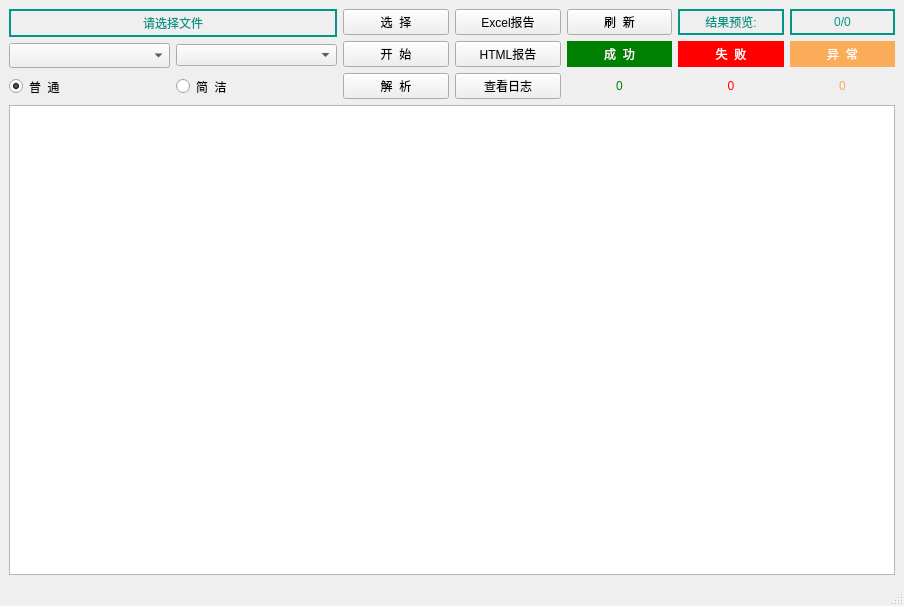
<?xml version="1.0" encoding="UTF-8"?>
<ui version="4.0">
 <class>MainWindow</class>
 <widget class="QMainWindow" name="MainWindow">
  <property name="geometry">
   <rect>
    <x>0</x>
    <y>0</y>
    <width>904</width>
    <height>606</height>
   </rect>
  </property>
  <property name="minimumSize">
   <size>
    <width>880</width>
    <height>600</height>
   </size>
  </property>
  <property name="windowTitle">
   <string>MainWindow</string>
  </property>
  <property name="styleSheet">
   <string notr="true">font: 57 11pt &quot;MiSans Medium&quot;;</string>
  </property>
  <widget class="QWidget" name="centralwidget">
   <layout class="QGridLayout" name="gridLayout_4">
    <item row="0" column="0">
     <layout class="QHBoxLayout" name="horizontalLayout" stretch="3,2,3">
      <item>
       <layout class="QGridLayout" name="gridLayout">
        <item row="6" column="1">
         <widget class="QRadioButton" name="model2">
          <property name="minimumSize">
           <size>
            <width>0</width>
            <height>25</height>
           </size>
          </property>
          <property name="styleSheet">
           <string notr="true"/>
          </property>
          <property name="text">
           <string>简  洁</string>
          </property>
         </widget>
        </item>
        <item row="6" column="0">
         <widget class="QRadioButton" name="model1">
          <property name="minimumSize">
           <size>
            <width>0</width>
            <height>25</height>
           </size>
          </property>
          <property name="styleSheet">
           <string notr="true"/>
          </property>
          <property name="text">
           <string>普  通</string>
          </property>
          <property name="checked">
           <bool>true</bool>
          </property>
         </widget>
        </item>
        <item row="2" column="0">
         <widget class="QComboBox" name="qSheetName">
          <property name="minimumSize">
           <size>
            <width>0</width>
            <height>25</height>
           </size>
          </property>
          <property name="maximumSize">
           <size>
            <width>16777215</width>
            <height>16777215</height>
           </size>
          </property>
          <property name="styleSheet">
           <string notr="true"/>
          </property>
          <property name="currentText">
           <string/>
          </property>
         </widget>
        </item>
        <item row="2" column="1">
         <widget class="QComboBox" name="label"/>
        </item>
        <item row="0" column="0" colspan="2">
         <widget class="QLabel" name="fileName">
          <property name="styleSheet">
           <string notr="true">border:2px solid #009688;
color: #009688</string>
          </property>
          <property name="text">
           <string>请选择文件</string>
          </property>
          <property name="alignment">
           <set>Qt::AlignCenter</set>
          </property>
         </widget>
        </item>
       </layout>
      </item>
      <item>
       <layout class="QGridLayout" name="gridLayout_2">
        <item row="1" column="1">
         <widget class="QPushButton" name="html">
          <property name="minimumSize">
           <size>
            <width>0</width>
            <height>25</height>
           </size>
          </property>
          <property name="maximumSize">
           <size>
            <width>16777215</width>
            <height>16777215</height>
           </size>
          </property>
          <property name="styleSheet">
           <string notr="true"/>
          </property>
          <property name="text">
           <string>HTML报告</string>
          </property>
          <property name="checkable">
           <bool>false</bool>
          </property>
         </widget>
        </item>
        <item row="1" column="0">
         <widget class="QPushButton" name="debug">
          <property name="minimumSize">
           <size>
            <width>105</width>
            <height>25</height>
           </size>
          </property>
          <property name="maximumSize">
           <size>
            <width>16777215</width>
            <height>16777215</height>
           </size>
          </property>
          <property name="styleSheet">
           <string notr="true"/>
          </property>
          <property name="text">
           <string>开  始</string>
          </property>
         </widget>
        </item>
        <item row="2" column="1">
         <widget class="QPushButton" name="dtailLog">
          <property name="minimumSize">
           <size>
            <width>0</width>
            <height>25</height>
           </size>
          </property>
          <property name="maximumSize">
           <size>
            <width>16777215</width>
            <height>16777215</height>
           </size>
          </property>
          <property name="styleSheet">
           <string notr="true"/>
          </property>
          <property name="text">
           <string>查看日志</string>
          </property>
         </widget>
        </item>
        <item row="0" column="0">
         <widget class="QPushButton" name="file">
          <property name="minimumSize">
           <size>
            <width>0</width>
            <height>25</height>
           </size>
          </property>
          <property name="styleSheet">
           <string notr="true"/>
          </property>
          <property name="text">
           <string>选  择</string>
          </property>
         </widget>
        </item>
        <item row="2" column="0">
         <widget class="QPushButton" name="analyJSON">
          <property name="minimumSize">
           <size>
            <width>105</width>
            <height>25</height>
           </size>
          </property>
          <property name="styleSheet">
           <string notr="true"/>
          </property>
          <property name="text">
           <string>解  析</string>
          </property>
         </widget>
        </item>
        <item row="0" column="1">
         <widget class="QPushButton" name="dtailReport">
          <property name="minimumSize">
           <size>
            <width>0</width>
            <height>25</height>
           </size>
          </property>
          <property name="maximumSize">
           <size>
            <width>16777215</width>
            <height>16777215</height>
           </size>
          </property>
          <property name="styleSheet">
           <string notr="true"/>
          </property>
          <property name="text">
           <string>Excel报告</string>
          </property>
         </widget>
        </item>
       </layout>
      </item>
      <item>
       <layout class="QGridLayout" name="gridLayout_3">
        <item row="3" column="2">
         <widget class="QLabel" name="skipNum">
          <property name="minimumSize">
           <size>
            <width>0</width>
            <height>25</height>
           </size>
          </property>
          <property name="styleSheet">
           <string notr="true">color: rgb(248,172,89);</string>
          </property>
          <property name="text">
           <string>0</string>
          </property>
          <property name="alignment">
           <set>Qt::AlignCenter</set>
          </property>
         </widget>
        </item>
        <item row="2" column="1">
         <widget class="QLabel" name="label_7">
          <property name="minimumSize">
           <size>
            <width>105</width>
            <height>25</height>
           </size>
          </property>
          <property name="styleSheet">
           <string notr="true">background-color: rgb(255, 0, 0);
color: rgb(255, 255, 255);</string>
          </property>
          <property name="text">
           <string>失  败</string>
          </property>
          <property name="alignment">
           <set>Qt::AlignCenter</set>
          </property>
          <property name="class" stdset="0">
           <string>danger</string>
          </property>
         </widget>
        </item>
        <item row="0" column="1">
         <widget class="QLabel" name="label_2">
          <property name="minimumSize">
           <size>
            <width>0</width>
            <height>25</height>
           </size>
          </property>
          <property name="styleSheet">
           <string notr="true">border:2px solid #009688;
color: #009688</string>
          </property>
          <property name="text">
           <string>结果预览:</string>
          </property>
          <property name="alignment">
           <set>Qt::AlignCenter</set>
          </property>
         </widget>
        </item>
        <item row="0" column="0">
         <widget class="QPushButton" name="refresh">
          <property name="minimumSize">
           <size>
            <width>0</width>
            <height>25</height>
           </size>
          </property>
          <property name="maximumSize">
           <size>
            <width>16777215</width>
            <height>16777215</height>
           </size>
          </property>
          <property name="styleSheet">
           <string notr="true"/>
          </property>
          <property name="text">
           <string>刷  新</string>
          </property>
         </widget>
        </item>
        <item row="0" column="2">
         <widget class="QLabel" name="result">
          <property name="minimumSize">
           <size>
            <width>0</width>
            <height>25</height>
           </size>
          </property>
          <property name="styleSheet">
           <string notr="true">border:2px solid #009688;
color: #009688</string>
          </property>
          <property name="text">
           <string>0/0</string>
          </property>
          <property name="alignment">
           <set>Qt::AlignCenter</set>
          </property>
         </widget>
        </item>
        <item row="3" column="1">
         <widget class="QLabel" name="failNum">
          <property name="minimumSize">
           <size>
            <width>0</width>
            <height>25</height>
           </size>
          </property>
          <property name="styleSheet">
           <string notr="true">color: rgb(255,0,0);</string>
          </property>
          <property name="text">
           <string>0</string>
          </property>
          <property name="alignment">
           <set>Qt::AlignCenter</set>
          </property>
         </widget>
        </item>
        <item row="3" column="0">
         <widget class="QLabel" name="successNum">
          <property name="minimumSize">
           <size>
            <width>0</width>
            <height>25</height>
           </size>
          </property>
          <property name="styleSheet">
           <string notr="true">color: green;</string>
          </property>
          <property name="text">
           <string>0</string>
          </property>
          <property name="alignment">
           <set>Qt::AlignCenter</set>
          </property>
         </widget>
        </item>
        <item row="2" column="0">
         <widget class="QLabel" name="label_9">
          <property name="minimumSize">
           <size>
            <width>0</width>
            <height>25</height>
           </size>
          </property>
          <property name="styleSheet">
           <string notr="true">background-color: rgb(0, 128, 0);
color: rgb(255, 255, 255);</string>
          </property>
          <property name="text">
           <string>成  功</string>
          </property>
          <property name="alignment">
           <set>Qt::AlignCenter</set>
          </property>
          <property name="class" stdset="0">
           <string>success</string>
          </property>
         </widget>
        </item>
        <item row="2" column="2">
         <widget class="QLabel" name="label_8">
          <property name="minimumSize">
           <size>
            <width>105</width>
            <height>25</height>
           </size>
          </property>
          <property name="styleSheet">
           <string notr="true">background-color: rgb(250, 172, 89);
color: rgb(255, 255, 255);</string>
          </property>
          <property name="text">
           <string>异  常</string>
          </property>
          <property name="alignment">
           <set>Qt::AlignCenter</set>
          </property>
          <property name="class" stdset="0">
           <string>warning</string>
          </property>
         </widget>
        </item>
       </layout>
      </item>
     </layout>
    </item>
    <item row="1" column="0">
     <widget class="QTextEdit" name="console">
      <property name="styleSheet">
       <string notr="true"/>
      </property>
      <property name="readOnly">
       <bool>true</bool>
      </property>
     </widget>
    </item>
   </layout>
  </widget>
  <widget class="QStatusBar" name="statusbar"/>
 </widget>
 <resources/>
 <connections/>
</ui>
